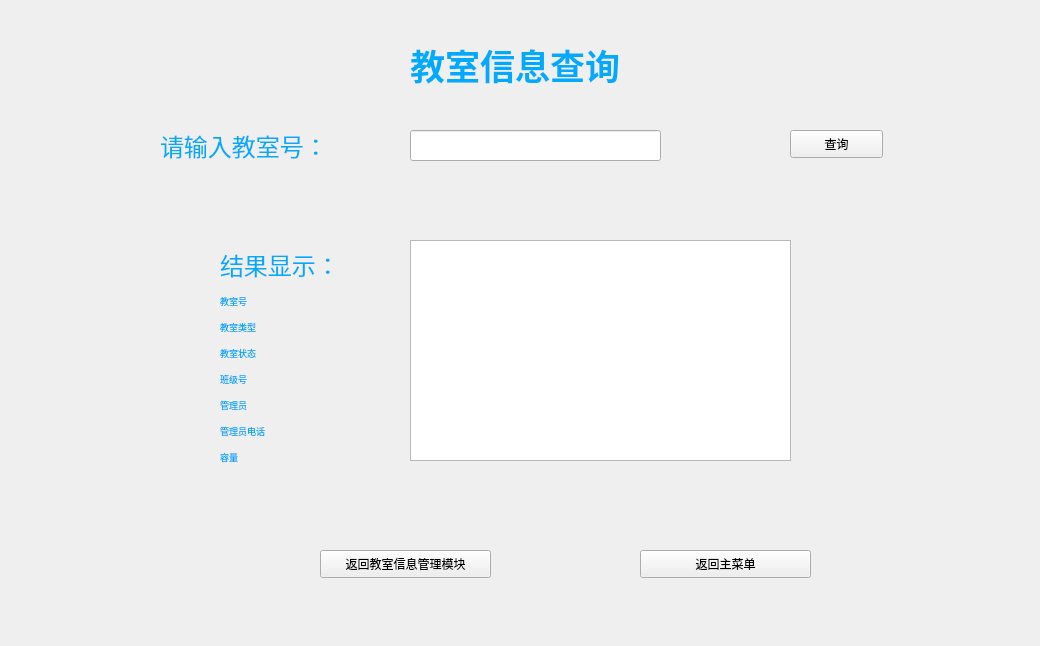
<?xml version="1.0" encoding="UTF-8"?>
<ui version="4.0">
 <class>Classroom_query</class>
 <widget class="QWidget" name="Classroom_query">
  <property name="geometry">
   <rect>
    <x>0</x>
    <y>0</y>
    <width>1040</width>
    <height>646</height>
   </rect>
  </property>
  <property name="windowTitle">
   <string>教室信息查询</string>
  </property>
  <property name="styleSheet">
   <string notr="true">background-image: url(:D:/PyQt/2.png);</string>
  </property>
  <widget class="QLabel" name="label">
   <property name="geometry">
    <rect>
     <x>410</x>
     <y>0</y>
     <width>661</width>
     <height>131</height>
    </rect>
   </property>
   <property name="text">
    <string>&lt;html&gt;&lt;head/&gt;&lt;body&gt;&lt;p&gt;&lt;span style=&quot; font-size:26pt; font-weight:600; color:#00aaff;&quot;&gt;教室信息查询&lt;/span&gt;&lt;/p&gt;&lt;/body&gt;&lt;/html&gt;</string>
   </property>
  </widget>
  <widget class="QLabel" name="label_2">
   <property name="geometry">
    <rect>
     <x>160</x>
     <y>120</y>
     <width>211</width>
     <height>51</height>
    </rect>
   </property>
   <property name="text">
    <string>&lt;html&gt;&lt;head/&gt;&lt;body&gt;&lt;p&gt;&lt;span style=&quot; font-size:18pt; color:#00aaff;&quot;&gt;请输入教室号：&lt;/span&gt;&lt;/p&gt;&lt;/body&gt;&lt;/html&gt;</string>
   </property>
  </widget>
  <widget class="QLineEdit" name="lineEdit">
   <property name="geometry">
    <rect>
     <x>410</x>
     <y>130</y>
     <width>251</width>
     <height>31</height>
    </rect>
   </property>
   <property name="text">
    <string/>
   </property>
  </widget>
  <widget class="QLabel" name="label_3">
   <property name="geometry">
    <rect>
     <x>220</x>
     <y>230</y>
     <width>211</width>
     <height>251</height>
    </rect>
   </property>
   <property name="text">
    <string>&lt;html&gt;&lt;head/&gt;&lt;body&gt;&lt;p&gt;&lt;span style=&quot; font-size:18pt; color:#00aaff;&quot;&gt;结果显示：&lt;/span&gt;&lt;/p&gt;&lt;p&gt;&lt;span style=&quot; font-size:7pt; color:#00aaff;&quot;&gt;教室号&lt;/span&gt;&lt;/p&gt;&lt;p&gt;&lt;span style=&quot; font-size:7pt; color:#00aaff;&quot;&gt;教室类型&lt;/span&gt;&lt;/p&gt;&lt;p&gt;&lt;span style=&quot; font-size:7pt; color:#00aaff;&quot;&gt;教室状态&lt;/span&gt;&lt;/p&gt;&lt;p&gt;&lt;span style=&quot; font-size:7pt; color:#00aaff;&quot;&gt;班级号&lt;/span&gt;&lt;/p&gt;&lt;p&gt;&lt;span style=&quot; font-size:7pt; color:#00aaff;&quot;&gt;管理员&lt;/span&gt;&lt;/p&gt;&lt;p&gt;&lt;span style=&quot; font-size:7pt; color:#00aaff;&quot;&gt;管理员电话&lt;/span&gt;&lt;/p&gt;&lt;p&gt;&lt;span style=&quot; font-size:7pt; color:#00aaff;&quot;&gt;容量&lt;/span&gt;&lt;/p&gt;&lt;/body&gt;&lt;/html&gt;</string>
   </property>
  </widget>
  <widget class="QTextEdit" name="textEdit">
   <property name="geometry">
    <rect>
     <x>410</x>
     <y>240</y>
     <width>381</width>
     <height>221</height>
    </rect>
   </property>
  </widget>
  <widget class="QPushButton" name="pushButton">
   <property name="geometry">
    <rect>
     <x>790</x>
     <y>130</y>
     <width>93</width>
     <height>28</height>
    </rect>
   </property>
   <property name="text">
    <string>查询</string>
   </property>
  </widget>
  <widget class="QPushButton" name="pushButton_2">
   <property name="geometry">
    <rect>
     <x>320</x>
     <y>550</y>
     <width>171</width>
     <height>28</height>
    </rect>
   </property>
   <property name="text">
    <string>返回教室信息管理模块</string>
   </property>
  </widget>
  <widget class="QPushButton" name="pushButton_3">
   <property name="geometry">
    <rect>
     <x>640</x>
     <y>550</y>
     <width>171</width>
     <height>28</height>
    </rect>
   </property>
   <property name="text">
    <string>返回主菜单</string>
   </property>
  </widget>
 </widget>
 <resources/>
 <connections/>
</ui>
